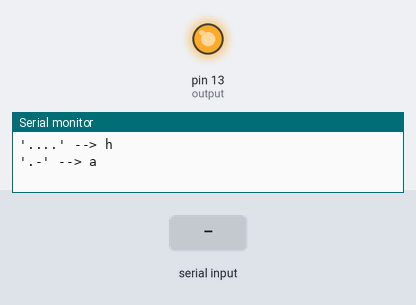
This sketch was run on a simulated Arduino Uno, built with avr-gcc and run on an emulated ATmega328P. On the bench: output pins drawn as LEDs (lit = HIGH), the last lines printed to the serial monitor. Dashed ring = blinking. Inputs (shaded band) come from the test bench.

Above: at 1.25 s.
1.3 s: ".\n" received over Serial
At 3.45 s:
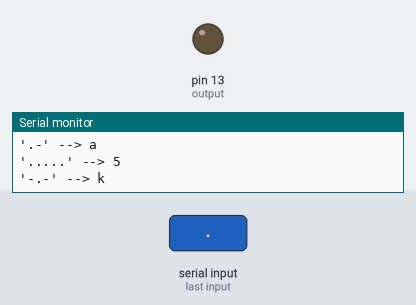
4.8 s: "5\n" received over Serial
9.5 s: "-\n" received over Serial
At 9.75 s:
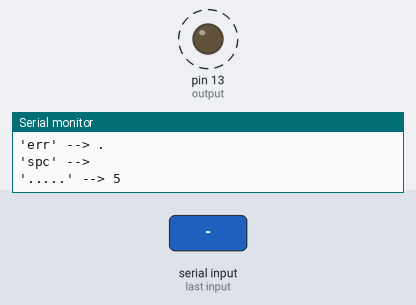
Timing chart, 0 to 12.5 s (numbered marks = the images above; inputs shaded):
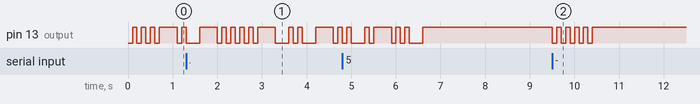

The sketch:

UNO_morse_serial.ino
```cpp
String message = "ha5kfu";
String code;

const int output = LED_BUILTIN;

String lettercode[] = {
  ".-",   //A
  "-...", //B
  "-.-.",  //C
  "-..",   //D
  ".",     //E
  "..-.",  //F
  "--.",   //G
  "....",  //H
  "..",    //I
  ".---",  //J
  "-.-",   //K
  ".-..",  //L
  "--",    //M
  "-.",    //N
  "---",   //O
  ".--.",  //P
  "--.-",  //Q
  ".-.",   //R
  "...",   //S
  "-",     //T
  "..-",   //U
  "...-",  //V
  ".--",   //W
  "-..-",  //X
  "-.--",  //Y
  "--.."  //Z
  };

String numcode[] = {
  "-----",  //0
  ".----",  //1
  "..---",  //2
  "...--",  //3
  "....-",  //4
  ".....",  //5
  "-....",  //6
  "--...",  //7
  "---..",  //8
  "----."   //9
  };


void beep(){
  digitalWrite(output, 0);
  delay(300);
  digitalWrite(output, 1);
  delay(100);
  return;
}

void bip(){
  digitalWrite(output, 0);
  delay(100);
  digitalWrite(output, 1);
  delay(100);
  return;
}

void space(){
  delay(400);
  return;
}

//case insensitive message conversion:
String chartomorse(char input){
  if(input >= 'a' && input <= 'z'){
    return lettercode[input-'a'];
  }else if(input >= 'A' && input <= 'Z'){
    return lettercode[input-'A'];
  }else if('0' <= input && input <= '9'){
    return numcode[input-'0'];
  }else if(input == '\n' || input == ' '){
    return "spc";
  }else{
    return "err";
  }
}

void setup() {
    pinMode(output, OUTPUT);
    digitalWrite(output, 1); //set initial transmitter state to 0 (in cases of built in led, 0 is OFF)
    Serial.begin(9600);
}


void loop() {

    // if there is input, read new message:
    while(Serial.available()>0){
      message = Serial.readString();
    }


    for(int i = 0; i < message.length(); i++){

        code = chartomorse(message[i]);


        //todo: fix stupid empty serial print at the end
        Serial.print("'");
        Serial.print(code);
        Serial.print("'");
        Serial.print(" --> ");
        Serial.print(message[i]);
        Serial.println("");


        if(code != "err"){
          for(int j = 0; j < code.length(); j++){
            if(code[j] == '.'){
              bip();
            }
            if(code[j] == '-'){
              beep();
            }
            if(code == "spc"){
              space();
            }
        }
        delay(300); // gap between letters(space: 700 = 400 + 300)
      }
    }
}
```

Measured:
- after the input at 9.5 s, pin 13 (output): goes on until 10.4 s, then stays HIGH
